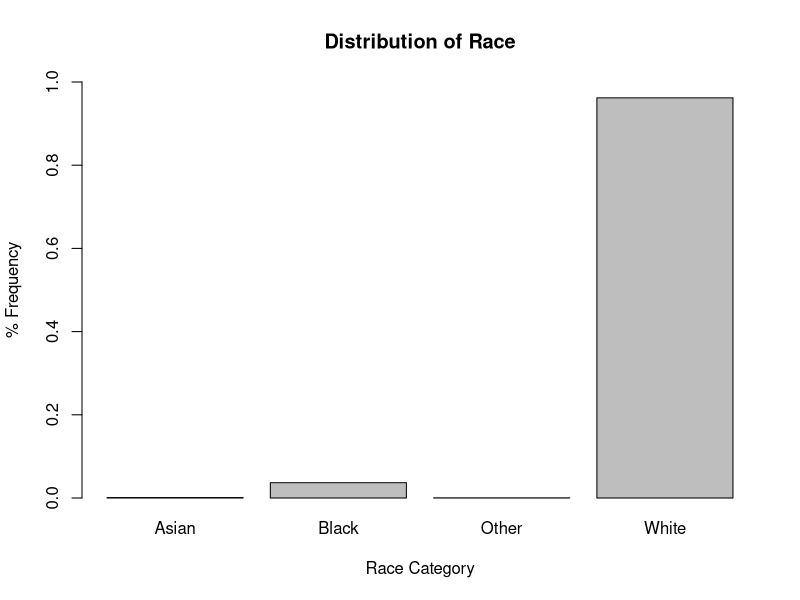
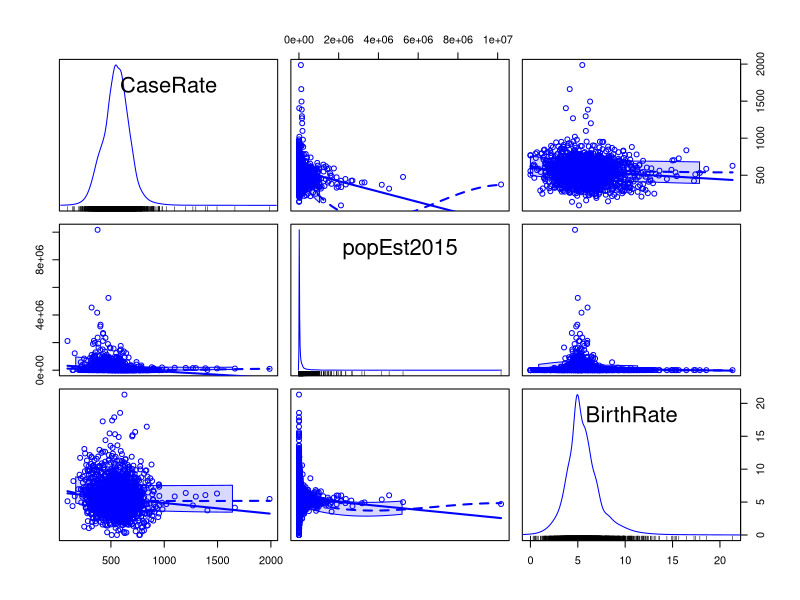
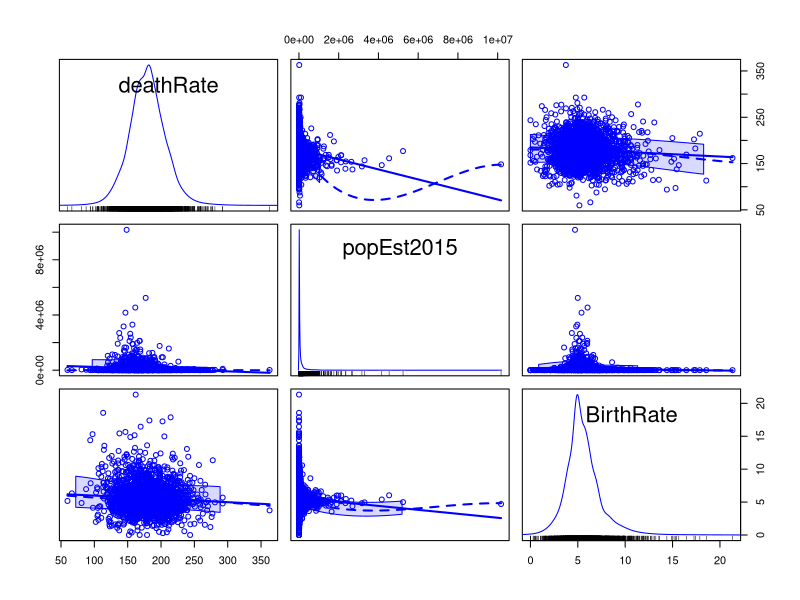
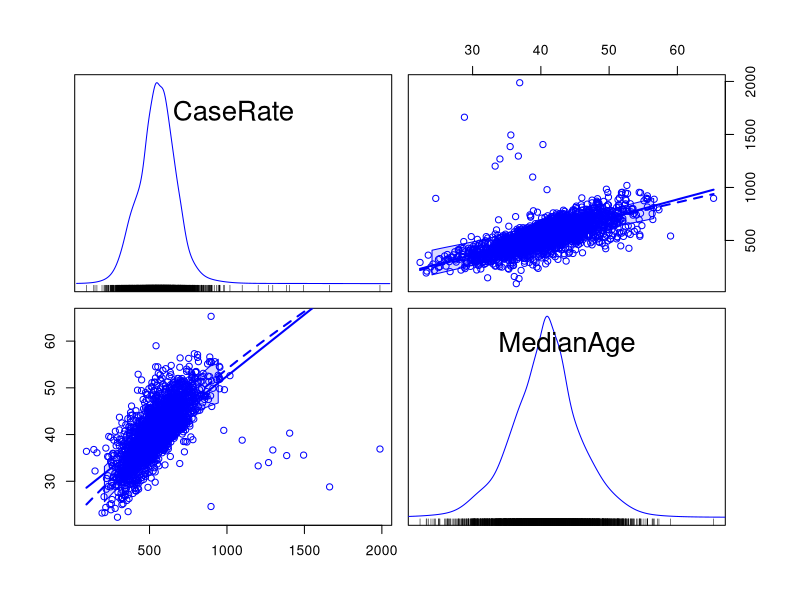
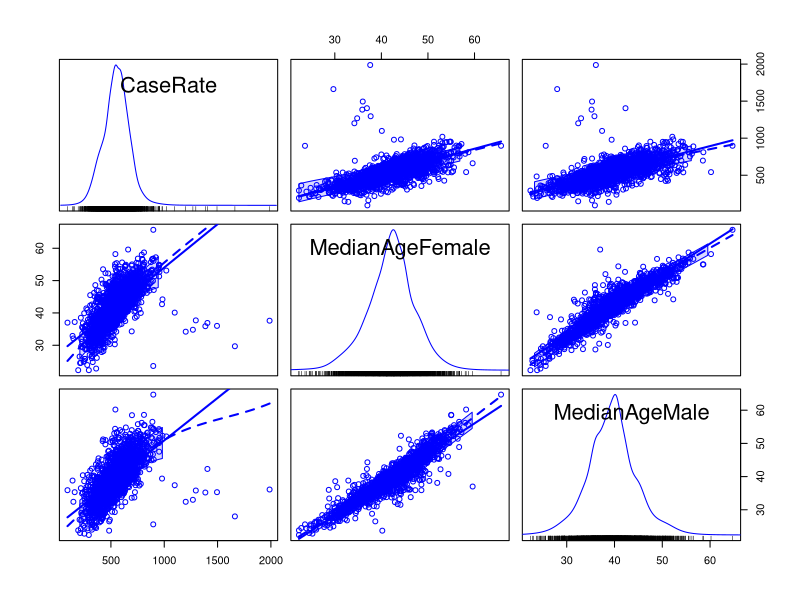
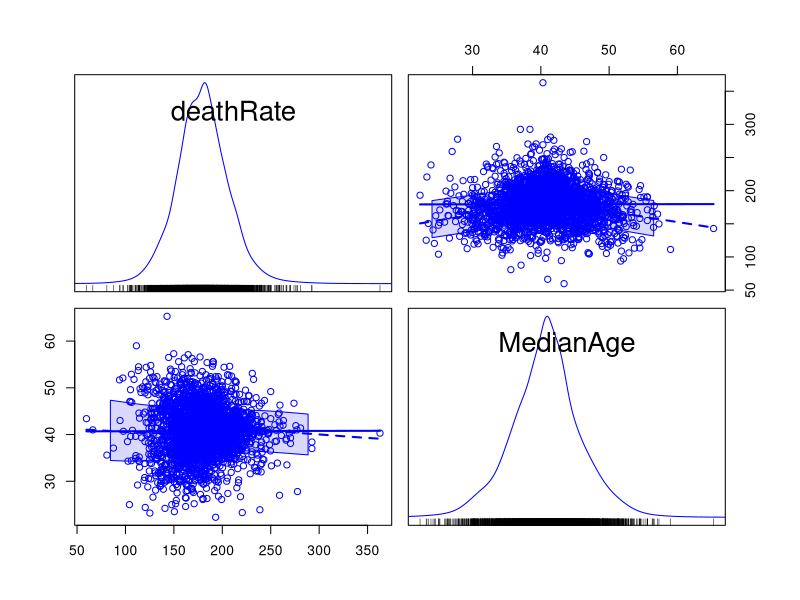
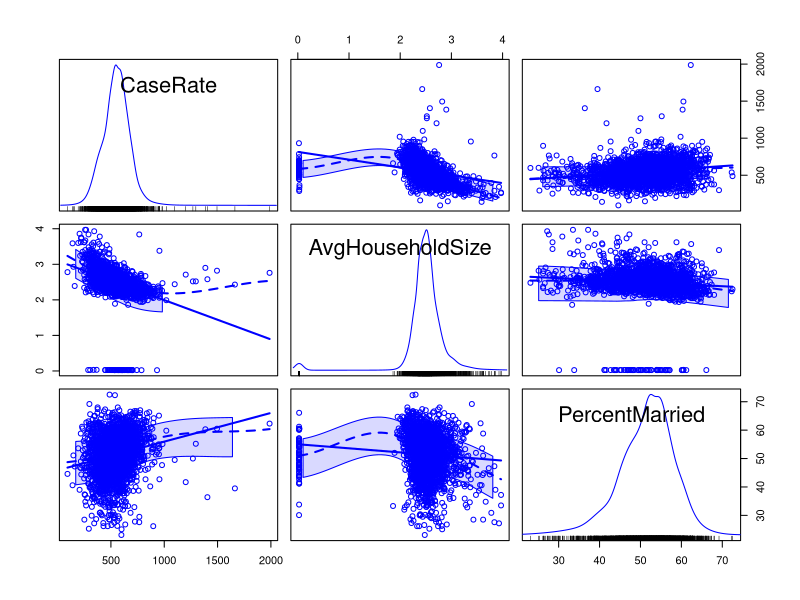
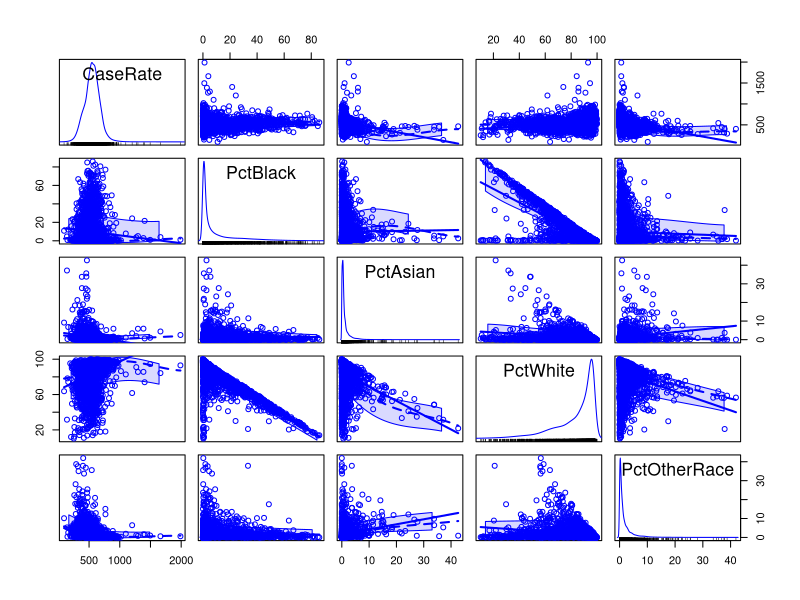

These figures' R source, in order:
# Set work directory for local system
setwd("C:\\Users\\stack\\Dropbox\\Berkeley\\Spring_2018\\Lab 1\\Cancer_EDA\\w203.4_lab1")

# Import car
library(car)

# Import Data 
df <- read.csv("cancer.csv")

summary(df)

# Derive outcome CaseRate from abgAnnCount to normalize for population

df["CaseRate"] <- (df$avgAnnCount/df$popEst2015) * 100000

df["RaceCat"] <- apply(df[,c("PctBlack", "PctAsian", "PctWhite", "PctOtherRace")], 1, function(x) {
    check = max(x)
    if (check == x[1]) {
      return <- "Black"
    } else if (check == x[2]) {
        return <- "Asian"
    } else if (check == x[3]) {
      return <-"White"
    } else {
      return <-"Other"
    }
})

barplot(prop.table(table(df$RaceCat)), ylim=c(0,1),
        ylab="% Frequency", xlab="Race Category",
        main="Distribution of Race")


# Create groupings of columns I want to look at
outcome <- c("Geography", "CaseRate", "deathRate")

pop <- c("popEst2015", "BirthRate")

age <- c("MedianAge", "MedianAgeFemale", "MedianAgeMale")

household <- c("AvgHouseholdSize", "PercentMarried")

race <- c("PctBlack", "PctAsian", "PctWhite", "PctOtherRace")

###########################
# Population vs. outcomes #
###########################
df_pop <- df[df$CaseRate <= 2000,c(outcome,pop)]

summary(df_pop)

# Case Rate
scatterplotMatrix(data=df_pop, ~CaseRate + popEst2015 + BirthRate,
                  diagonal="histogram")

cor(df_pop[, c("CaseRate", "popEst2015", "BirthRate")])

### Note - Don't see anything of interest here

# Death Rate - NEED TO ADJUST SOMEHOW
scatterplotMatrix(data=df_pop, ~deathRate + popEst2015 + BirthRate,
                  diagonal="histogram")
cor(df_pop[, c("deathRate", "popEst2015", "BirthRate")])


####################
# Age vs. outcomes #
####################

df_age <- df[df$CaseRate <= 2000,c(outcome,age)]
df_age2 <- df[df$CaseRate > 2000,c(outcome,age)]

summary(df_age)

# Excluding clear outliers because median age > 100 is implausible
# Because of this, looking at MedianAge separately from individual sexes
scatterplotMatrix(data=df_age[df_age$MedianAge < 100, ], ~CaseRate + MedianAge,
                  diagonal="histogram")

cor(df_age[df_age$MedianAge < 100, c("CaseRate", "MedianAge")])

scatterplotMatrix(data=df_age, ~CaseRate + MedianAgeFemale + MedianAgeMale,
                  diagonal="histogram")

cor(df_age[, c("CaseRate", "MedianAgeFemale", "MedianAgeMale")])

# Death rate
scatterplotMatrix(data=df_age[df_age$MedianAge < 100, ], ~deathRate + MedianAge,
                  diagonal="histogram")

cor(df_age[df_age$MedianAge < 100, c("deathRate", "MedianAge")])

cor(df_age[, c("deathRate", "MedianAgeFemale", "MedianAgeMale")])

# When we restrict the same to case rates < .02 (Poor way of balancing for outliers)
# there's a strong correlation between age and case rates, which is to be expected 
# because the incidence rate of cancer naturally grows as people get older.
# 
# Interestingly, the death rate doesn't have a strong correlation with 
# Median ages.
#
# The characteristics of the case rates > .02 should be examined further

###########################
# Households vs. outcomes #
###########################

df_house <- df[df$CaseRate <= 2000,c(outcome, household)]

summary(df_house)

scatterplotMatrix(data=df_house, ~CaseRate + AvgHouseholdSize + PercentMarried,
                  diagonal="histogram")

cor(df_house[, c("CaseRate", "AvgHouseholdSize", "PercentMarried")])

# Aversage household size has a slight negative relationship with the CaseRate, while
# PercentMarried has a slight postiive relationship, which is a bit interesting.

#####################
# Race vs. outcomes #
#####################

df_race <- df[df$CaseRate <= 2000,c(outcome, race)]


summary(df_race)

scatterplotMatrix(data=df_race, ~CaseRate + PctBlack + PctAsian + PctWhite + PctOtherRace,
                  diagonal="histogram")

cor(df_race[, c("CaseRate", "PctBlack", "PctAsian", "PctWhite", "PctOtherRace")])

scatterplotMatrix(data=df_race, ~deathRate + PctBlack + PctAsian + PctWhite + PctOtherRace,
                  diagonal="histogram")

cor(df_race[, c("deathRate", "PctBlack", "PctAsian", "PctWhite", "PctOtherRace")])

# Make a function to bin the % Races to groups of 25% and boxplot
bplot_race <- function(race, dep, racec, rate) {
  race_bin = cut(race, breaks = c(0, 25, 50, 75, 100), label = 
                 c("LOW", "LOW-MID", "MID-HIGH", "HIGH"))
  
  boxplot(dep ~ race_bin, data=df_race, 
          main = paste("Percent ", racec, " Split by 25%"),
          ylab=paste(rate, " Rate"))
}

# Black
bplot_race(df_race$PctBlack,df_race$CaseRate, "Black", "Case")
bplot_race(df_race$PctBlack,df_race$deathRate, "Black", "Death")

# Asian
bplot_race(df_race$PctAsian,df_race$CaseRate,"Asian", "Case")
bplot_race(df_race$PctAsian,df_race$deathRate, "Asian", "Death")

# White
bplot_race(df_race$PctWhite,df_race$CaseRate, "White", "Case")
bplot_race(df_race$PctWhite,df_race$deathRate, "White", "Death")

# Other
bplot_race(df_race$PctOtherRace,df_race$CaseRate, "Other Race", "Case")
bplot_race(df_race$PctOtherRace,df_race$deathRate, "Other Race", "Death")

# PctBlack in a commuity doesn't seem to have a significant relationship,
# while PctAsian seems to have a negative relationship. PctWhite is the only race
# with a positive relationship, and PctOtherRace has the most significant negative
# relationship
#
# Asian and Black have higher standard deviations than Asian or PctOtherRace

summary(df$RaceCat)
cat("Mean Death Rate in Black communities: ", mean(df[df$RaceCat == "Black", ]$deathRate))
cat("Mean Death Rate in White communities: ", mean(df[df$RaceCat == "White", ]$deathRate))
cat("Mean Death Rate in Asian communities: ", mean(df[df$RaceCat == "Asian", ]$deathRate))
cat("Mean Death Rate in communities other race: ", mean(df[df$RaceCat == "Other", ]$deathRate))

cat("Mean Incidence Rate in Black communities: ", 
    mean(df[df$RaceCat == "Black" & df$CaseRate < 2000, ]$CaseRate))
cat("Mean Incidence Rate in White communities: ", 
    mean(df[df$RaceCat == "White" & df$CaseRate < 2000, ]$deathRate))
cat("Mean Incidence Rate in Asian communities: ", 
    mean(df[df$RaceCat == "Asian" & df$CaseRate < 2000, ]$deathRate))
cat("Mean Incidence Rate in communities other race: ", 
    mean(df[df$RaceCat == "Other" & df$CaseRate < 2000, ]$deathRate))

test <- function(race) {
  x <- df[df$CaseRate <= 2000 & df$RaceCat == race, ]
  
  cat("Correlation between Death Rate and Incidence Rate for ", race, " Communities",
      cor(x$CaseRate, x$deathRate))
}

test("Black")
test("Asian")
test("White")
test("Other")